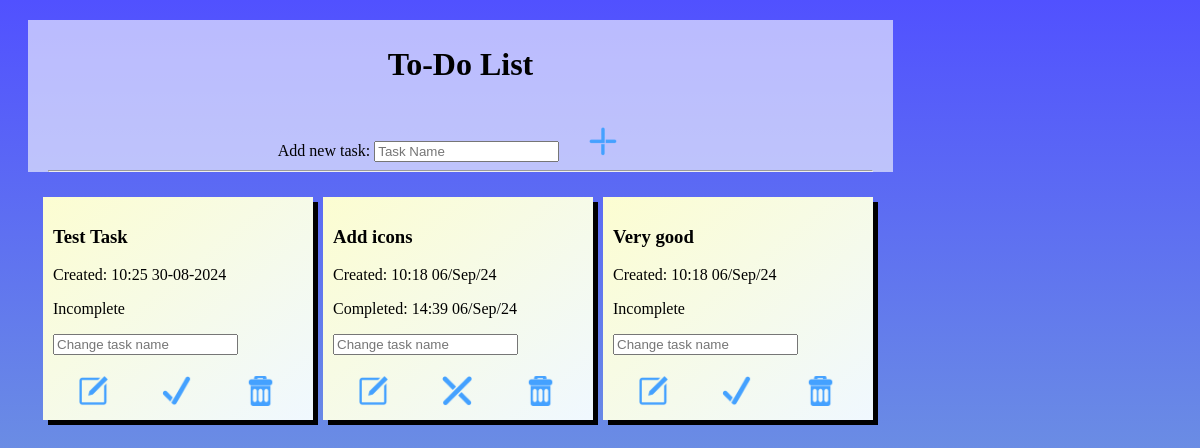
Before: / with the older database file.
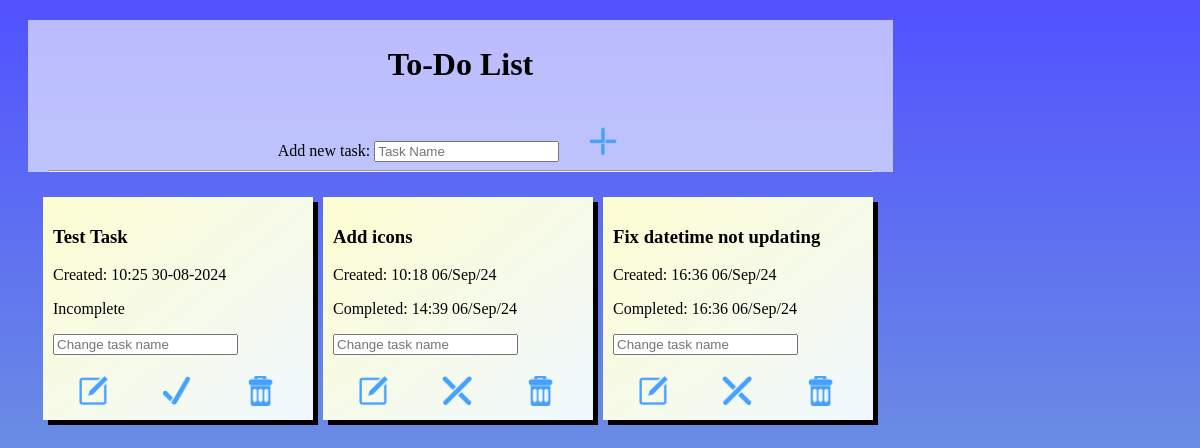
After: the same page with the newer database file.
### website/models.py (models this page shows)
class Todo(db.Model):
    id=db.Column(db.Integer, primary_key=True)
    task=db.Column(db.String(300), unique=True)
    complete=db.Column(db.Boolean, default=False)
    date=db.Column(db.String, default=datetime.now().strftime("%H:%M %d/%b/%y"))
    completed_date=db.Column(db.String, default="")

### website/views.py (the view)
@my_view.route("/")
def home():
    todo_list=Todo.query.all()
    error=request.args.get("error", None)
    message=request.args.get("message",None)
    return render_template("index.html", todo_list=todo_list, error=error, message=message)

### website/templates/index.html (shortened to what this page needs)
<!DOCTYPE html>
<html lang="en">
<head>
    <link rel="stylesheet" href="{{ url_for('static',filename='style.css')}}">
</head>
<body>
    <div class="top">
        <h1>To-Do List</h1>
        <form action="/add" method="post">
            <div>
                <label>Add new task:</label>
                <input type="text" name="task" placeholder="Task Name" maxlength="100" required>
                <button type="submit" class="iconbutton"><img src="{{ url_for('static',filename='addicon.png')}}" title="Add" alt="Add" class="icon"></button>
            </div>
        </form>
        <hr>
    </div>
    <div class="container">
    {% for todo in todo_list %}
        <div class="todo_box">
            <h3>{{todo.task}}</h3>
            <p>Created: {{todo.date}}</p>
            {% if todo.complete==False %}
                <p>Incomplete</p>
            {% else %}
                <p>Completed: {{todo.completed_date}}</p>
            {% endif %}
            <form action="/edit/{{ todo.id }}" method="post">
                <input type="text" name="edit" maxlength="100" placeholder="Change task name" required>
                <button type="submit" class="iconbutton"><img src="{{ url_for('static',filename='editicon.png')}}" title="Edit" alt="Edit" class="icon"></button>
            </form>
            {% if todo.complete==False %}
            <a href="/update/{{ todo.id }}"><button class="iconbutton"><img src="{{ url_for('static',filename='completeicon.png')}}" title="Complete" alt="Complete" class="icon"></button></a>
            {% else %}
            <a href="/update/{{ todo.id }}"><button class="iconbutton"><img src="{{ url_for('static',filename='incompleteicon.png')}}" title="Incomplete" alt="Incomplete" class="icon"></button></a>
            {% endif %}
            <a href="/delete/{{ todo.id }}"><button class="iconbutton"><img src="{{ url_for('static',filename='deleteicon.png')}}" title="Delete" alt="Delete" class="icon"></button></a>
            </div>
    {% endfor %}
    </div>
</body>
</html>

Changed rows visible on the page:
changed Todo: task "Very good" → "Fix datetime not updating"; date "10:18 06/Sep/24" → "16:36 06/Sep/24"; completed_date (not shown) → "16:36 06/Sep/24"; complete: picture added; complete: picture removed; complete "Incomplete" → "Completed:"
